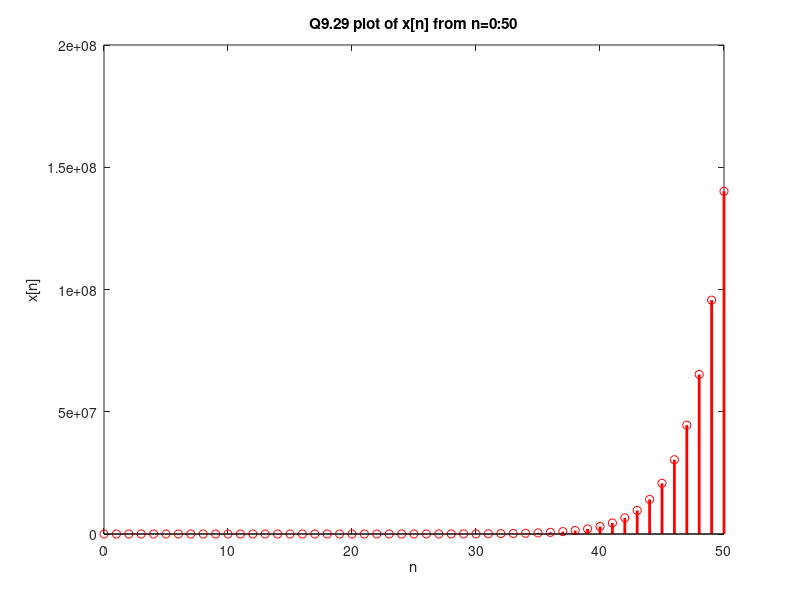

Write the MATLAB code that produced this figure. (Note: this script raises an error after producing the figure.)
% Name: Lamin Jammeh
% Class: EE480 Online
% Semster: Fall 2023
% HW_11

% Basic Problems
%% *********** 9.29 ***********
clear;
clc;
n = 0:50;
x_0 = 0; x_1 = 1; x_2 = 2; %defeine the give x[n] values
x_i = [x_0 x_1 x_2];% assigns the 3 x[n] values in a [1x3] matrix
x_ii = zeros(1,47); %create an empty matric of [1x47]
x = [x_i x_ii]; %combine the 2 matrices x_i and x_ii to form [1x50] matrix
%create aloop to calculate the rest fo the x[n] values
for i = 3:50
    x(i+1) = x(i-2) + x(i);
end
%plot the x[n] using the stem function
stem(n,x,'r','LineWidth',2)
xlabel('n')
ylabel('x[n]')
title('Q9.29 plot of x[n] from n=0:50')

%% ********** 9.30a ************
clear;
clc;
 n = -5:20;
 x = 0.5.^(n) .* heaviside(n); % defien x[n]
 % plot x[n] using a stem function
 stem(n,x,'b','LineWidth',2);
 xlabel('n');
 ylabel('x[n]');
 title('Q9.30 plot of x[n] for n=-5:20')

 % ********** 9.30b ***********
 %note since x[n] has unit step the singal is zero at n<0 therefore the
 %energy will be define from 0:20
 n_e = 0:20;
X =  0.5.^(n_e);
%calculate the energy of signal x[n]
E_x = sum((abs(X)).^2);

%% ********** 9.32a **********
clear;
clc;
% STEP1 defien the t range and x(t)
t = 0:0.1:1;
x = 1-t;
% STEP2 define n using the Ts and t
T_s = 0.25;
n = t/T_s;
%STEP3 define the x[n]=x(nxTs)
x_n = 1-(n*T_s);
% STEP4 define x[-n] by flipping the x[n] matrix horizontally
x_n_neg = fliplr(x_n);
%Plot x[n] and x[-n]
figure
stem(n,x_n,'r','LineWidth',2)
hold on
stem(-n,x_n_neg,'b','LineWidth',2)
xlabel('-n:n');
ylabel('x[-n]&x[n]')
legend('x[n]','x[-n]');
title('plot of x[n] and x[-n]')
hold off

% ********** 9.32b **********
%determine the even component of x[n]
x_even = 0.5.*(x_n + x_n_neg); %x_e = 0.5(x[n] + x[-n])
%determine the odd component of the x[n]
x_odd = 0.5.*(x_n - x_n_neg); % x_o = 0.5(x[n] - x[-n])
%plot the even and odd component using stem function
figure
stem(n,x_even,'r','LineWidth',2)
hold on
stem(n,x_odd,'b','LineWidth',2)
xlabel('n');
ylabel('x_e & x_o')
title('Plot of Even and Odd components of x[n]')
legend('x_e[n]','x_o[n]');
hold off;

% ********** 9.32c **********
x_sum = x_even + x_odd; %combine the even and odd componen to form x_sum
figure 
subplot(2,1,1)
stem(n,x_sum,'r','LineWidth',2);
xlabel('n');
ylabel('x_sum')
title('Plot of Even + Odd components of x[n]')
grid on;
subplot(2,1,2)
stem(n,x_n,'b','LineWidth',2);
xlabel('n');
ylabel('x_sum')
title('Plot of x[n]')
grid on;

%% ********** 9.34a **********
clear;
clc;
n = -10:0.1:10; %define a range for n
x_n = cos(2*pi*n/7); %define x[n]
% down-sampling or compress x[n]
z_n = cos(2*pi*2*n/7); %define z[n] = x[2n]

% plot x[n] and z[n]
figure
subplot(2,1,1)
stem(n,x_n)
xlabel('n');
ylabel('x[n]')
title('Plot of x[n]')

subplot(2,1,2)
stem(n,z_n)
xlabel('n');
ylabel('z[n]')
title('Plot of z[n] = x[2n] or (x[n] compressed or down-sampled by 2')

% ********** 9.34b **********
% up-sampling or expand x[n]
y_n = cos(2*pi*n/14); % y[n] = x[n/2] = cos(2*pi*2*n/(7*2))
figure
subplot(2,1,1)
stem(n,x_n)
xlabel('n');
ylabel('x[n]')
title('Plot of x[n]')

subplot(2,1,2)
stem(n,y_n)
xlabel('n');
ylabel('y[n]')
title('Plot of y[n] = x[n/2] or (x[n] expanded or up-sampled by 2') 
